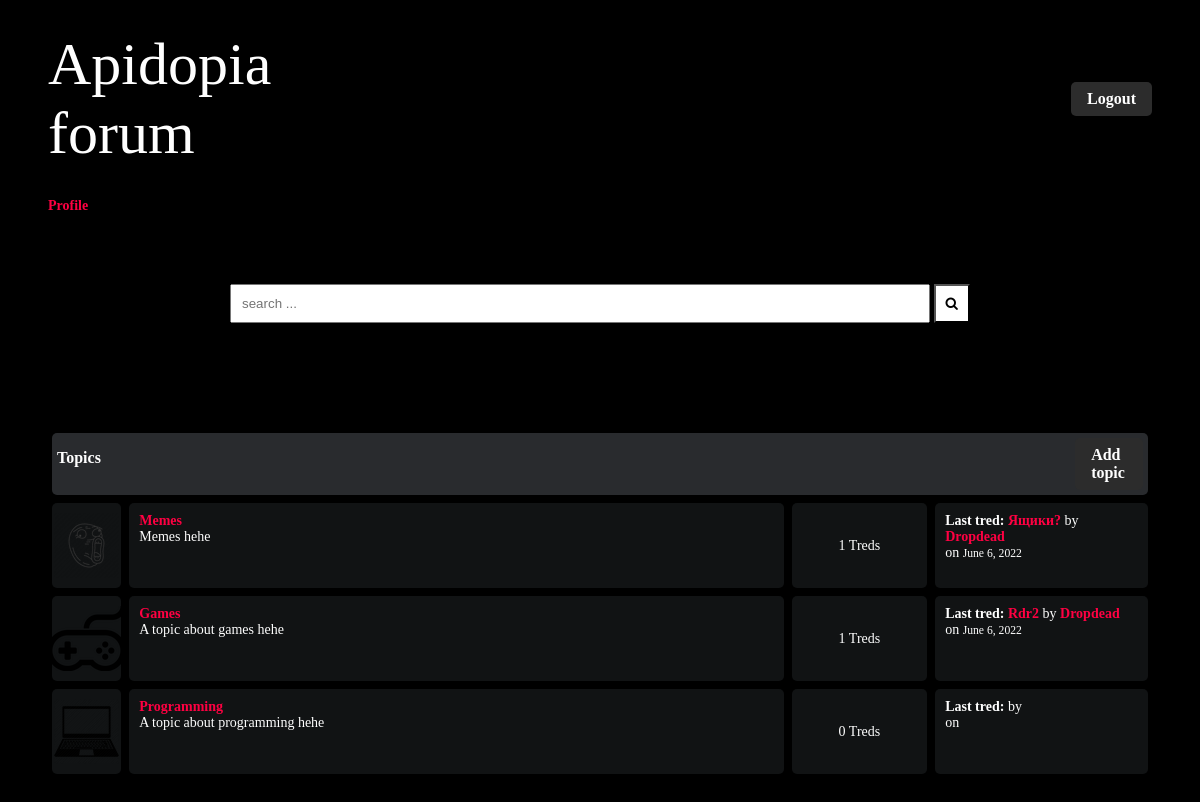
The app's page / (signed in) with its own data.
### home/models.py (models this page shows, shortened)
class Topic(models.Model):
    title = models.CharField(max_length=40)
    slug = models.SlugField(max_length=200, default=uuid.uuid4())
    description = models.TextField(blank=True)
    image = ResizedImageField(size=[120, 65], quality=100, upload_to='topics', default=None, null=True, blank=True)
    approved = models.BooleanField(default=False)
    @property
    def treds(self):
        return Tred.objects.filter(topic=self, approved=True).count()
    @property
    def last_tred(self):
        return Tred.objects.filter(topic=self, approved=True).latest('date')
    def get_url(self):
        return reverse('topic', kwargs={
            'slug': self.slug
        })

class Tred(models.Model):
    title = models.CharField(max_length=200)
    slug = models.SlugField(max_length=200, default=uuid.uuid4())
    author = models.ForeignKey(Author, on_delete=models.CASCADE)
    content = models.TextField(max_length=10000)
    topic = models.ForeignKey(Topic, on_delete=models.CASCADE, null=True)
    date = models.DateTimeField(auto_now_add=True)
    approved = models.BooleanField(default=False)
    comments = models.ManyToManyField(Comment, blank=True)
    image = ResizedImageField(size=[1280, 720], quality=100, upload_to='images', default=None, null=True, blank=True)
    def get_url(self):
        return reverse('tred', kwargs={
            "slug": self.slug
        })

class Author(models.Model):
    user = models.ForeignKey(User, on_delete=models.CASCADE)
    name = models.CharField(max_length=40)
    role = models.CharField(max_length=40, default='Member')
    slug = models.SlugField(max_length=200, default=uuid.uuid4())
    bio = models.TextField(max_length=1000, default='Empty')
    rating = models.IntegerField(default=0)
    image = ResizedImageField(size=[50, 80], quality=100, upload_to='authors', default=None, null=True, blank=True)
    def __str__(self):
        return self.name
    def get_url(self):
        return reverse('profile', kwargs={
            "slug": self.slug
        })

### home/views.py (the view)
# urls.py: 2. Add a URL to urlpatterns:  path('', views.home, name='home')
def home(request):
    user = request.user
    context = {}
    if user.is_authenticated:
        try:
            author = Author.objects.get(user=user)
            context.update({
                'author': author
            })
        except:
            print('Author is not registered')
    topics = Topic.objects.filter(approved=True)
    if topics.count() == 0:
        topics = []
    context.update({
        'topics': topics
    })
    return render(request, 'home.html', context)

### home/context_processors.py (called while the page is built, shortened)
def search(request):
    treds = Tred.objects.all()
    search_context = {}
    treds_set = set()
    return search_context

### home/templates/home.html
{% extends 'base.html' %}
{% load static %}
{% block content %}
    <div class="container">
            <div class="subforum">
                <div class="subforum-title">
                    <div>
                        <h1>Topics</h1>
                    </div>
                    <a class="add-button" href="{% url 'addtopic' %}">Add topic</a>
                </div>
                {% for topic in topics %}
                <div class="subforum-row">
                    <div class="subforum-icon subforum-column center">
                        {% if topic.image %}
                        <img src="{{topic.image.url}}">
                        {% else %}
                        <img src="{% static 'topic-default.png' %}" width="120" height="65">
                        {% endif %}
                    </div>
                    <div class="subforum-description subforum-column">
                        <h4><a href="{{topic.get_url}}">{{topic.title|title}}</a></h4>
                        <p>{{topic.description}}</p>
                    </div>
                    <div class="subforum-stats subforum-column center">
                        <span>{{topic.treds}} Treds</span>
                    </div>
                    <div class="subforum-info subforum-column">
                        <b>Last tred:</b>
                        <b><a href="{{topic.last_tred.get_url}}">{{topic.last_tred.title|title}}</a></b> by <a href="{{topic.last_tred.author.get_url}}">{{topic.last_tred.author|title}}</a>
                        <br>on <small>{{topic.last_tred.date|date}}</small>
                    </div>
                </div>
                {% endfor %}
            </div>
    </div>
{% endblock content %}

### home/static/style.css (style rules this page uses)
* { box-sizing: border-box; }
html { font-size: 14px; background-color:rgb(0,0,0); color:#FEFEFE; font-family: bold; }
a { color:#FF0042; font-weight: bolder; text-decoration: none; }
h1 { font-size:16px; font-weight: bolder; margin-right:100px; }
.add-button { appearance: none; border: 0; border-radius: 5px; background: #2C2C2C; color: #fff; padding: 8px 16px; font-size: 16px; }
.container { margin: 20px; padding: 20px; }
.subforum { margin-top:20px; }
.subforum-title { background-color:#292B2E; padding: 5px; border-radius: 5px; margin:4px; display: grid; grid-template-columns: 15fr 1fr }
.subforum-row { display: grid; grid-template-columns: 7% 60% 13% 20%; }
.subforum-column { padding: 10px; margin:4px; border-radius: 5px; background-color:#111314; }
.subforum-description * { margin-block: 0; }
.center { display: flex; justify-content: center; align-items: center; }

### records on screen
Topic: image (picture), title "Memes", description "Memes hehe", treds "1", last_tred "Ящики?", last_tred.author "Dropdead", last_tred "June 6, 2022"
Topic: image (picture), title "Games", description "A topic about games hehe", treds "1", last_tred "Rdr2", last_tred.author "Dropdead", last_tred "June 6, 2022"
Topic: image (picture), title "Programming", description "A topic about programming hehe", treds "0"
